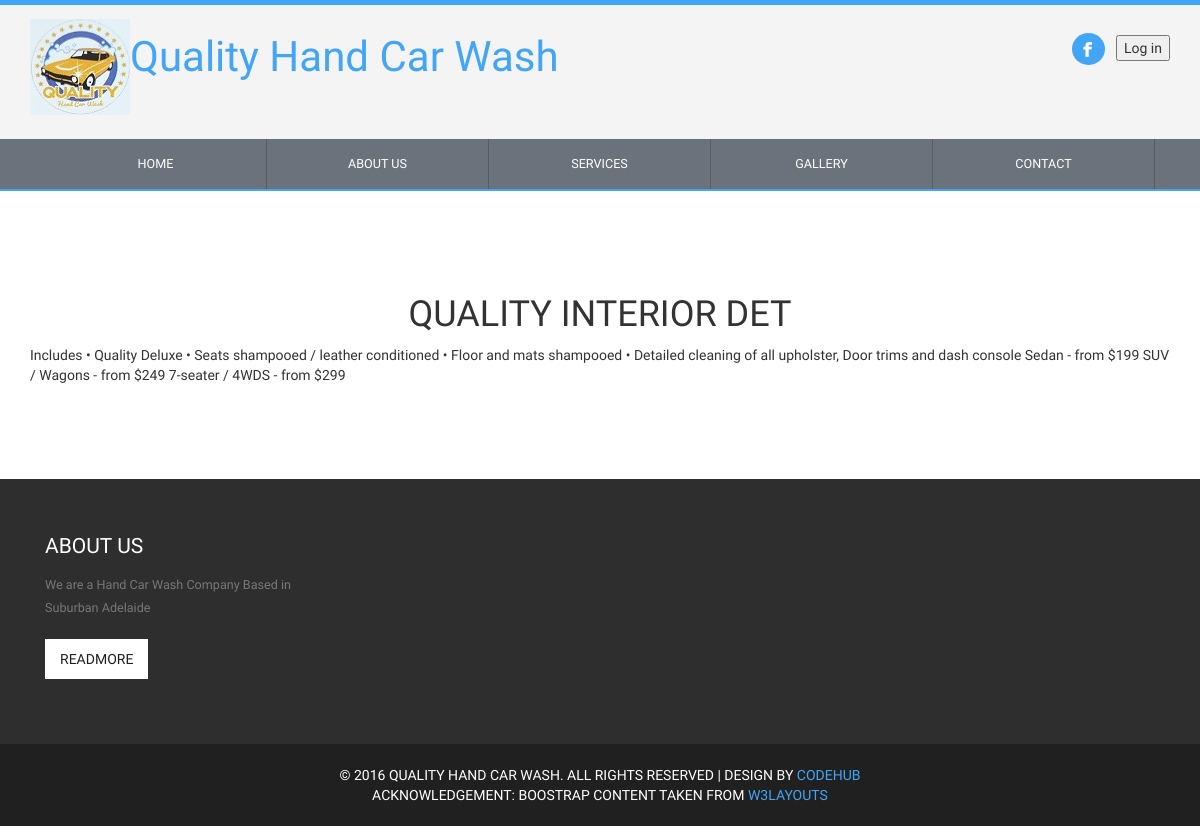
Screenshot of /interiordetailing.php with the database file from the repository.
### tables this page shows
CREATE TABLE IF NOT EXISTS `service` (
  `sid` int(5) NOT NULL,
  `name` varchar(20) NOT NULL,
  `description` varchar(2000) NOT NULL,
  `price` int(12) DEFAULT NULL,
  PRIMARY KEY (`sid`)
);

### interiordetailing.php (the view, shortened to what this page needs)
<!DOCTYPE HTML>
<html>
	<head>
		<link href="css/style.css" rel="stylesheet" type="text/css"  media="all" />
		<link href="css/bootstrap.css" rel="stylesheet" type="text/css" media="all">
		<link rel="stylesheet" href="css/responsiveslides.css">
	</head>
	<body>
		<div class="header">
		<div class="container">
				<div class="logo">
                  <p><img src="images/Car_Wash_Logo.jpg" width="100" height="96" alt=""/><a href="index.html">Quality Hand Car Wash</a>
                  </p>
				</div>
				<div class="top-search-social-nav">
					<ul>
						<li class="active"><a href="#"><img src="images/facebook.png" title="Facebook" alt=""> </a>
                        </li>
                         <button type="button">Log in</button>
					</ul>
				</div>
				<div class="clearfix"> </div>
		  </div>
		</div>
		<div class="top-nav">
				<div class="container">
	   			<div id="navbar" class="navbar-collapse collapse">
	              <ul class="nav navbar-nav">
	                  <li class="home"><a href="index.html">Home</a></li>
					  <li class=""><a href="about.html">About Us</a></li>
					  <li class=""><a href="services.html">Services</a></li>
					  <li class=""><a href="gallery.html">Gallery</a></li>
					  <li class="contact"><a href="contact.html">Contact</a></li>
	              </ul>
	            </div>
				</div>
			</div>
	<div class="content">
		<div class="container">
<?php
$conn = mysql_connect("localhost","root","");
$query = "Select name, description from service where sid=4";
$results = mysql_query($query, $conn);
while ($row = mysql_fetch_assoc($results))   {
?>
<h1 class="text-center"><?php echo$row['name'] ?></h1>
      <p><?php echo$row['description'] ?>    </p>
                </div>
                </div>
<?php
}
?>
<div class="footer">
		<div class="container">
			<div class="col-md-3 footer-grid">
				<h3>About us</h3>
				<p>We are a Hand Car Wash Company Based in Suburban Adelaide</p>
				<a href="#">ReadMore</a>
			</div>
			<div class="clearfix"> </div>
		</div>
	</div>
	<div class="copy-right">
		<p>&copy; 2016 Quality Hand Car Wash. All rights reserved | Design by <a href="https://sites.google.com/site/codehub05/"> CodeHub </a></p> <p> Acknowledgement: Boostrap content taken from <a href="http://w3layouts.com/"> W3layouts </a></p>
	</div>
	</body>
</html>

### css/style.css (style rules this page uses)
h4, h5, h6, h1, h2, h3 { margin: 0; }
ul, ol { margin: 0; }
p { margin: 0; }
html, body { font-family: 'Hind-Regular'; font-size: 100%; background:#fff; }
body { font-family: 'Sintony', sans-serif !important; border-top:5px solid #42A5F5; }
body a { text-decoration:none; transition:0.5s all; -webkit-transition:0.5s all; -moz-transition:0.5s all; -o-transition:0.5s all; -ms-transition:0.5s all; }
.header { padding:1em 0em; background:rgba(238, 238, 238, 0.63); }
.top-search-social-nav ul { margin:1em 0em 0em 0em; padding:0px; }
.logo { float:left; }
.logo a { font-size:3em; color: #42a5f5; font-family: 'Fjalla One', sans-serif; }
.top-search-social-nav ul li { display:inline-block; }
.top-search-social-nav ul li a { background: #000; padding: 8px 9px; -webkit-transition: all 0.3s ease-out; -moz-transition: all 0.3s ease-out; -ms-transition: all 0.3s ease-out; -o-transition: all 0.3s ease-out; transition: all 0.3s ease-out; display: block; margin: 0px 8px 0px 0px; -webkit-border-radius: 50%; -moz-border-radius: 50%; border-radius: 50%; font-family: 'Sintony', sans-serif; line-height: 1em; }
.top-search-social-nav li.active> a, .top-search-social-nav li> a:hover { background:#42a5f5; }
.top-search-social-nav { float:right; }
.top-nav { background:#6a737b; border-bottom: 2px solid #42A5F5; }
.top-nav ul li { display:inline-block; float:left; width:20%; border-right: 1px solid rgba(78, 78, 78, 0.57); }
.top-nav li a { padding: 15px 101px; display: block; text-transform: uppercase; color: #FFF; -webkit-transition: all 0.3s ease-out; -moz-transition: all 0.3s ease-out; -ms-transition: all 0.3s ease-out; -o-transition: all 0.3s ease-out; transition: all 0.3s ease-out; font-size: 0.9em; text-align: center; font-family: 'Sintony', sans-serif; }
.navbar-nav { float: none !important; }
.content { margin:6em 0em; }
.footer { background:#2E2E2E; padding:4em 0em; }
.footer-grid h3 { font-family: 'Sintony', sans-serif; color: #FFF; font-size: 1.5em; text-transform: uppercase; margin: 0em 0em 0.8em 0em; }
.footer-grid p { font-size: 0.9em; color: #777; line-height: 1.8em; font-family: 'Sintony', sans-serif; }
.footer-grid a { font-family: 'Sintony', sans-serif; color: #202020; font-size: 1em; text-transform: uppercase; background: #FFF; padding: 10px 15px; display: inline-block; margin: 9px 0; -webkit-transition: all 0.3s ease-out; -moz-transition: all 0.3s ease-out; -ms-transition: all 0.3s ease-out; -o-transition: all 0.3s ease-out; transition: all 0.3s ease-out; }
.copy-right { text-align:center; padding:1.5em 0em; background:#202020; }
.copy-right p { font-family: 'Sintony', sans-serif; color: #FFF; font-size: 1em; margin: 0em; text-transform: uppercase; }
.copy-right p a { color:#42a5f5; font-family: 'Sintony', sans-serif; -webkit-transition: all 0.3s ease-out; -moz-transition: all 0.3s ease-out; -ms-transition: all 0.3s ease-out; -o-transition: all 0.3s ease-out; transition: all 0.3s ease-out; }
@media (max-width:1366px) { .top-nav li a { padding: 15px 95.6px; } }
@media (max-width:1280px) { .top-nav li a { padding: 15px 87.9px; } }

### rows the page displays
service: name "QUALITY INTERIOR DET", description "Includes • Quality Deluxe • Seats shampooed / leather conditioned • Floor and mats shampooed • Detailed cleaning of all upholster, Door trims and dash console Sedan - from $199 SUV / Wagons - from $249 7-seater / 4WDS - from $299"
